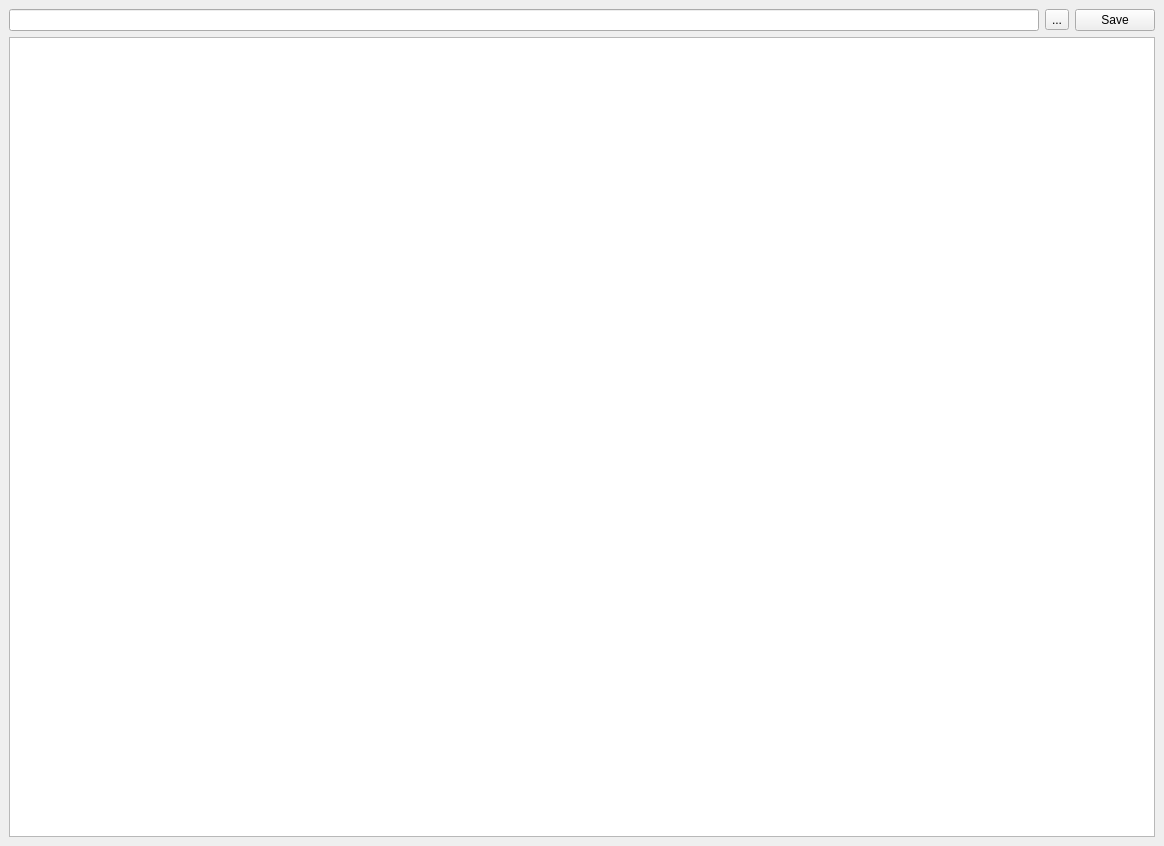
<?xml version="1.0" encoding="UTF-8"?>
<ui version="4.0">
 <class>dbfEditor</class>
 <widget class="QDockWidget" name="dbfEditor">
  <property name="geometry">
   <rect>
    <x>0</x>
    <y>0</y>
    <width>1164</width>
    <height>846</height>
   </rect>
  </property>
  <property name="allowedAreas">
   <set>Qt::BottomDockWidgetArea|Qt::RightDockWidgetArea|Qt::TopDockWidgetArea</set>
  </property>
  <property name="windowTitle">
   <string>Database Editor</string>
  </property>
  <widget class="QWidget" name="dockWidgetContents">
   <layout class="QGridLayout" name="gridLayout">
    <item row="0" column="0">
     <widget class="QLineEdit" name="datapath"/>
    </item>
    <item row="0" column="1">
     <widget class="QToolButton" name="browsedata">
      <property name="text">
       <string>...</string>
      </property>
     </widget>
    </item>
    <item row="0" column="2">
     <widget class="QPushButton" name="savefile">
      <property name="text">
       <string>Save</string>
      </property>
     </widget>
    </item>
    <item row="1" column="0" colspan="3">
     <widget class="QTableWidget" name="dftable">
      <property name="alternatingRowColors">
       <bool>true</bool>
      </property>
      <property name="sortingEnabled">
       <bool>true</bool>
      </property>
     </widget>
    </item>
   </layout>
  </widget>
 </widget>
 <resources/>
 <connections/>
</ui>
